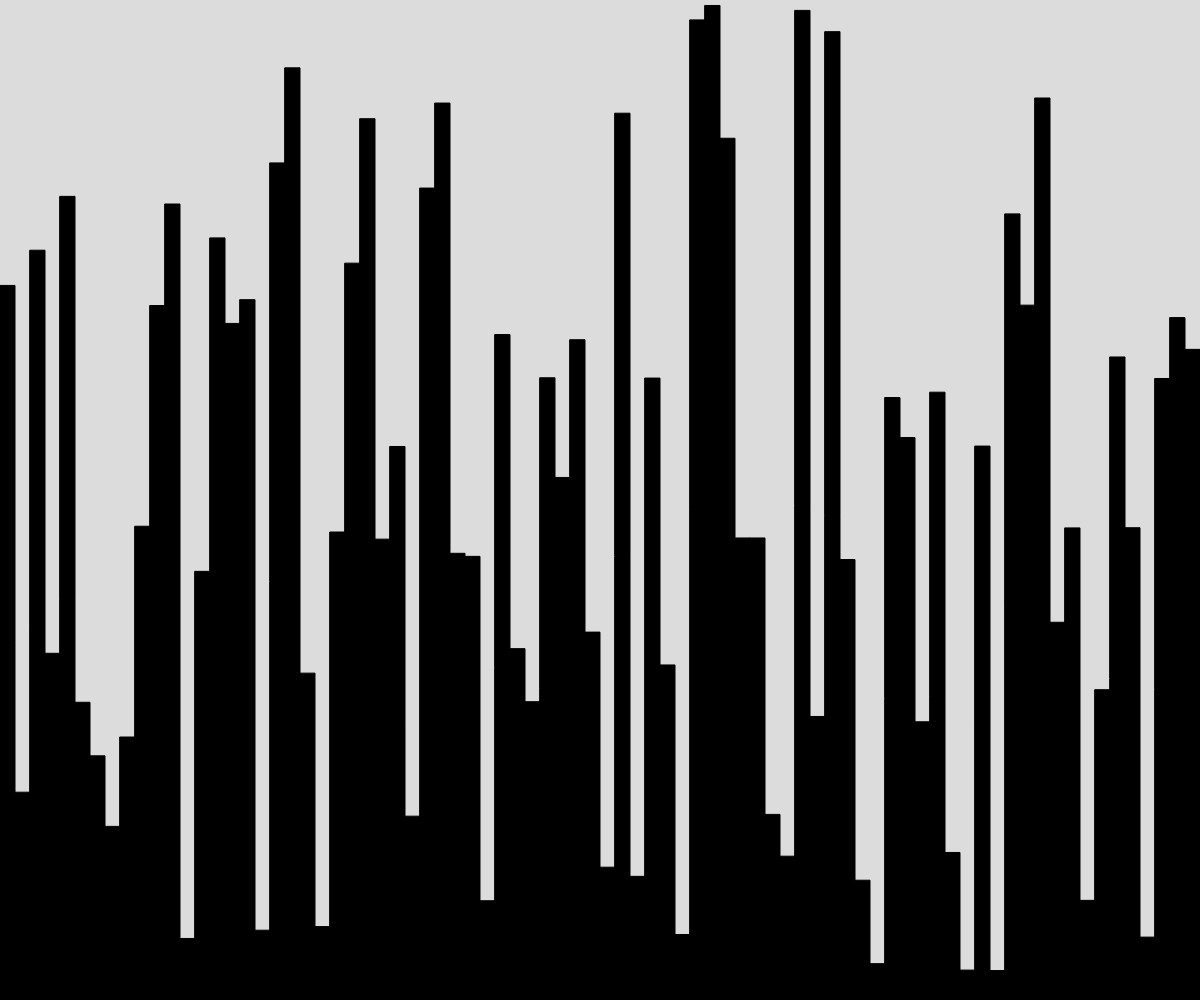
Frame 1 (no input)
Frame 60 (no input): identical to frame 1, image omitted
Frame 120 (the mouse pressed at the canvas centre since frame 60): identical to frame 1, image omitted

The p5.js sketch that drew this single still picture (run headless with seeded random() and noise() and a simulated clock; from frame 60 on, the mouse is pressed at the canvas centre):

// p5.js sketch
// ── sketch.js
//Terrain generation

let numberOfRects = 80;
let rectHeights = [];
let rectWidth;

function setup() {
  createCanvas(windowWidth, windowHeight);
  rectWidth  = width / numberOfRects;
  setTheHeights();

}

function draw() {
  background(220);
  displayRects();
}

function setTheHeights() {
  for (let i = 0; i < numberOfRects; i++) {
    rectHeights.push(random(1, height));    
  }
}

function displayRects() {
  for (let i = 0; i < numberOfRects; i++) {
    fill("Black");
    rect(i * rectWidth, height - rectHeights[i], rectWidth, rectHeights[i]);
  }
}
